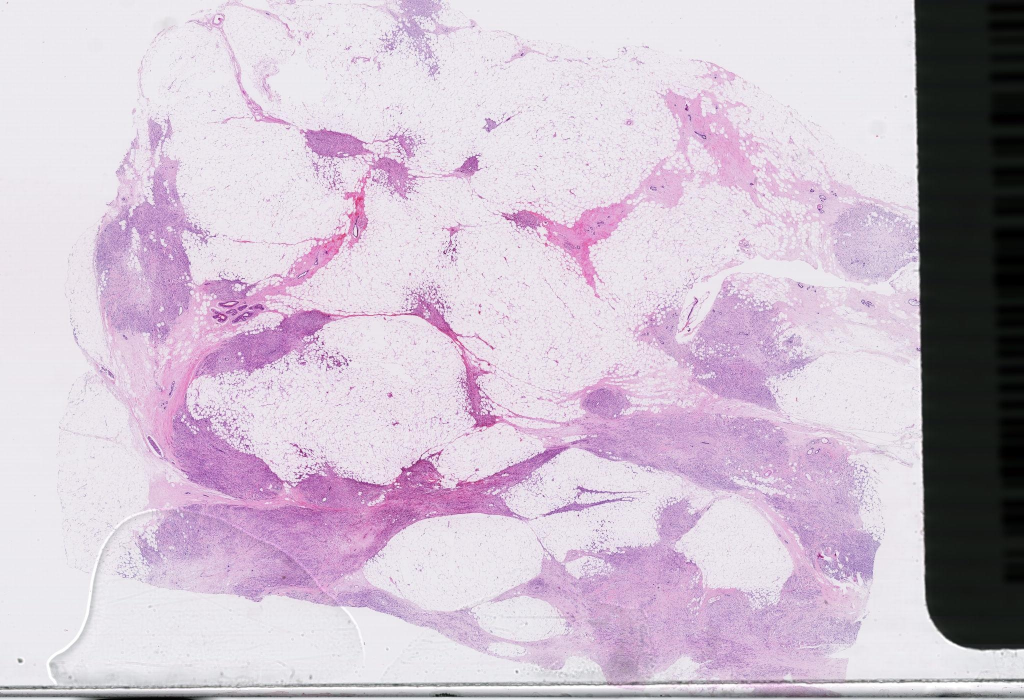
#> input picture HE_Data/TA_Train_data/1.jpg, 2048 x 1400 px, found by its file name (shown at 1/2 size); its folder holds 4 pictures in this run
$ python transatac_data_npy.py
#> lines starting #> are read from the running program, lines starting #| are printed output that depends on the picture; pictures that were not available may be replaced by others from this repository, and a replacement may not be noted
# -*- coding: utf-8 -*-
"""
Created on Wed May 23 07:16:11 2018

@author: priya.narayanan@icr.ac.uk
"""
##### Data preparation to be fed to the network #########
##### De-identify image names with the numerals #########

import os
import numpy as np
import glob
from skimage.io import imsave, imread
from skimage import io
import cv2


data_path = 'HE_Data\\'#folder name containing unet_traindata


image_rows = 512
image_cols = 512

def create_train_data():
    train_data_path = os.path.join(data_path, 'TA_Train_data')
    images = os.listdir(train_data_path)
    print (len(images))
    total = int(len(images) / 2)
    print (total)
    imgs = np.ndarray((total, image_rows, image_cols,3))
    imgs_mask = np.ndarray((total, image_rows, image_cols,1))

    i = 0
    print('-'*30)
    print('Creating training images...')
    print('-'*30)
    for image_name in images:
        if 'mask' in image_name:
            continue
        image_mask_name = image_name.split('.')[0] + '_mask.jpg'
        print("path=",os.path.join(train_data_path, image_name))
        img = cv2.imread(os.path.join(train_data_path, image_name))
#> img is the input picture: shape (1400, 2048, 3); mean B, G, R 206, 190.7, 204.8


        img = cv2.resize(img,(int( 512),int(512)), interpolation = cv2.INTER_CUBIC)
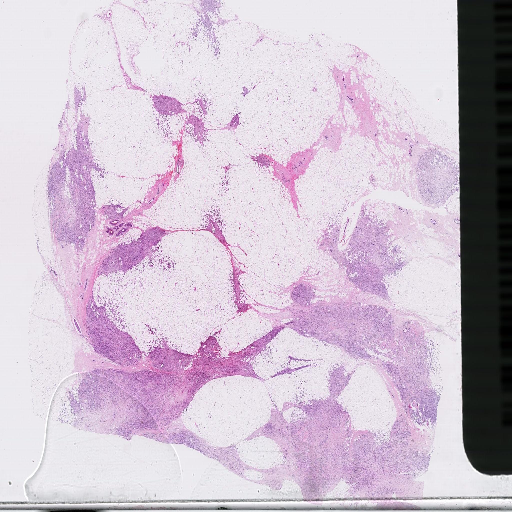
#> img: shape (512, 512, 3); mean B, G, R 206, 190.7, 204.8
        #print(img.shape)


        img_mask1 = cv2.imread(os.path.join(train_data_path, image_mask_name),0)
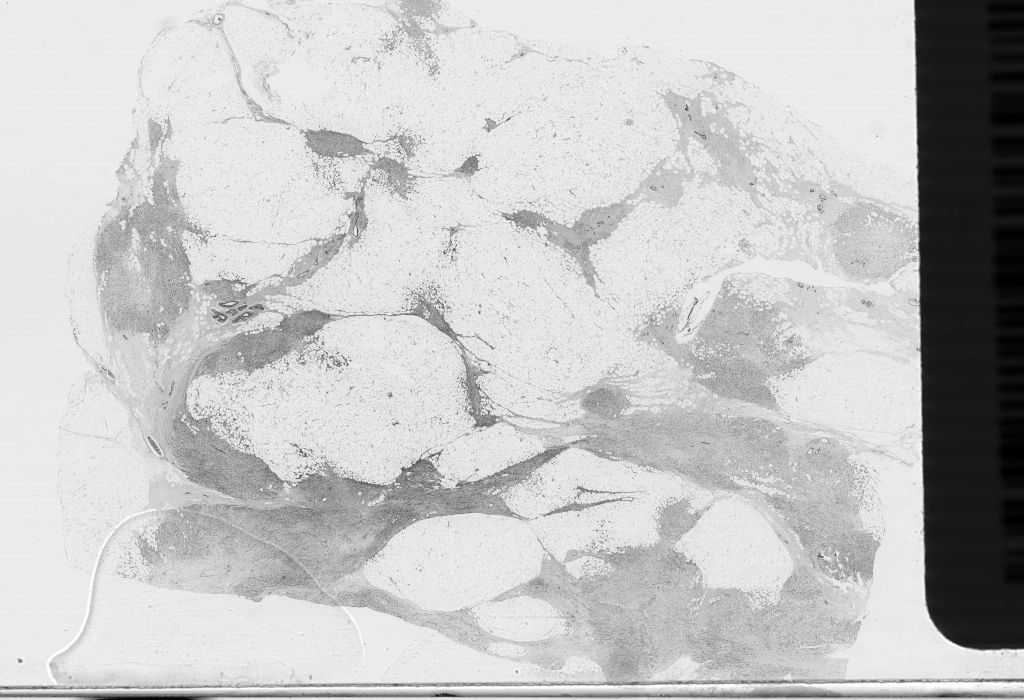
#> img_mask1: shape (1400, 2048) (shown at 1/2 size); min 0, max 255, mean 196.6
        img_mask1  = cv2.resize(img_mask1 ,(int( 512),int(512)), interpolation = cv2.INTER_CUBIC)
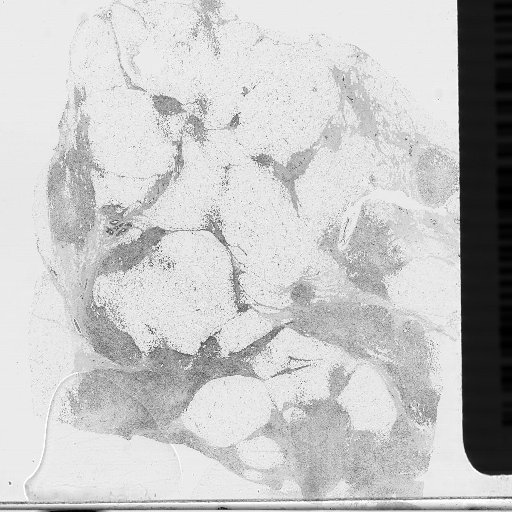
#> img_mask1: shape (512, 512); min 0, max 255, mean 196.6
        #print(img_mask1.shape)
        img_mask1 = np.expand_dims(img_mask1,axis=-1)


        img = np.array([img])
        img_mask = np.array([img_mask1])

        imgs[i] = img
        imgs_mask[i] = img_mask


        if i % 100 == 0:
            print('Done: {0}/{1} images'.format(i, total))
        i += 1
#> pass 2 of the loop in create_train_data, `for image_name in images:`:
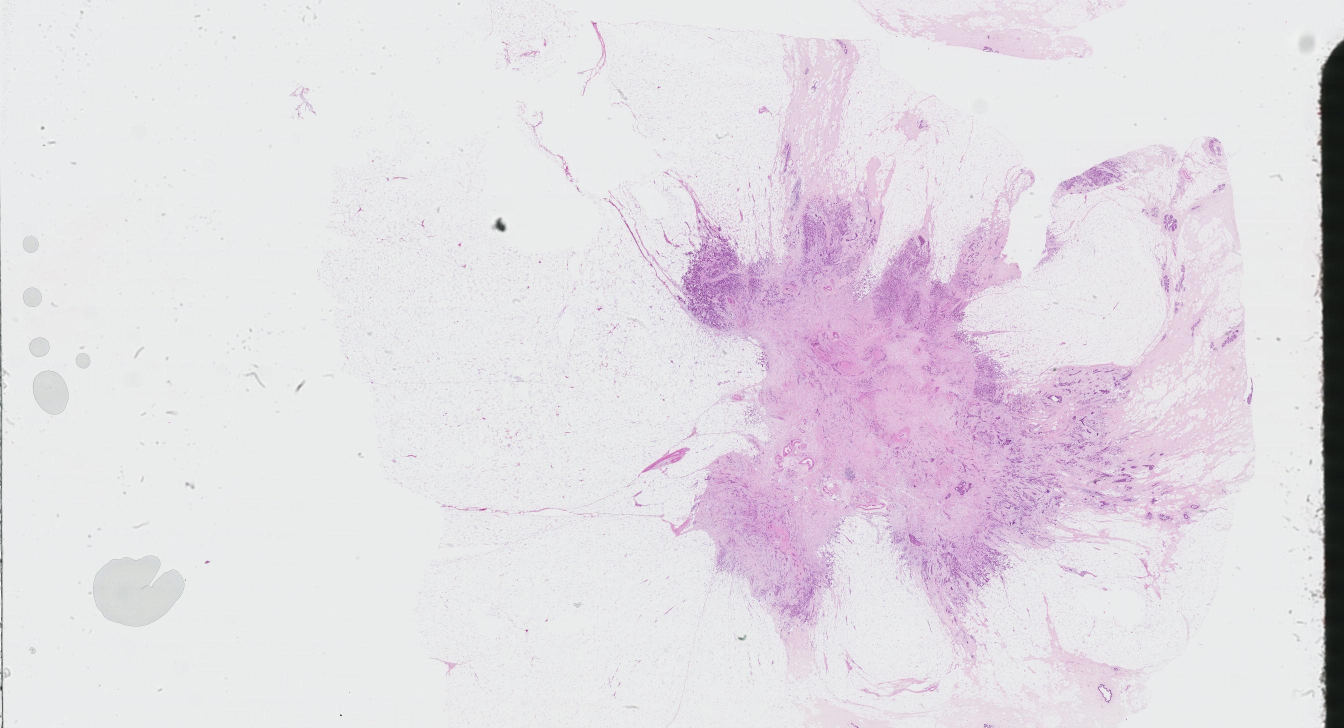
#> input picture HE_Data/TA_Train_data/10.jpg, 2688 x 1456 px, found by its file name (shown at 1/2 size)
#> in create_train_data, img is the input picture: shape (1456, 2688, 3); mean B, G, R 227.7, 221.2, 226.6
#> in create_train_data, `img = cv2.resize(img,(int( 512),int(512)), interpolation = cv2.INTER_C..`:
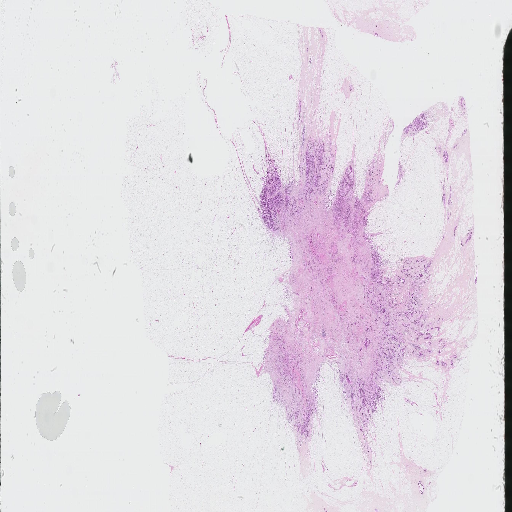
#> img: shape (512, 512, 3); mean B, G, R 227.7, 221.2, 226.5
#> in create_train_data, `img_mask1  = cv2.resize(img_mask1 ,(int( 512),int(512)), interpolation..`:
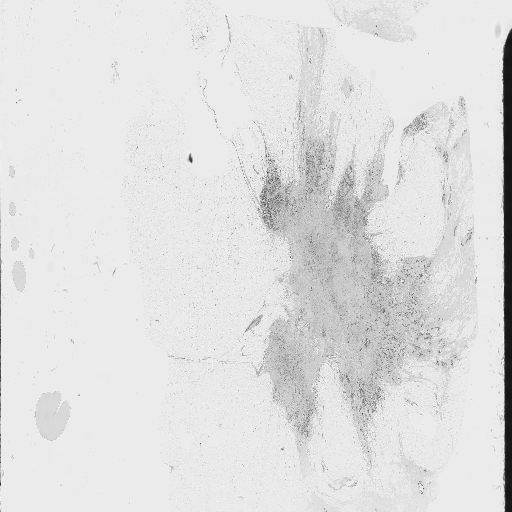
#> img_mask1: shape (512, 512); min 20, max 255, mean 223.4
#> pass 3 of the loop in create_train_data, `for image_name in images:`:
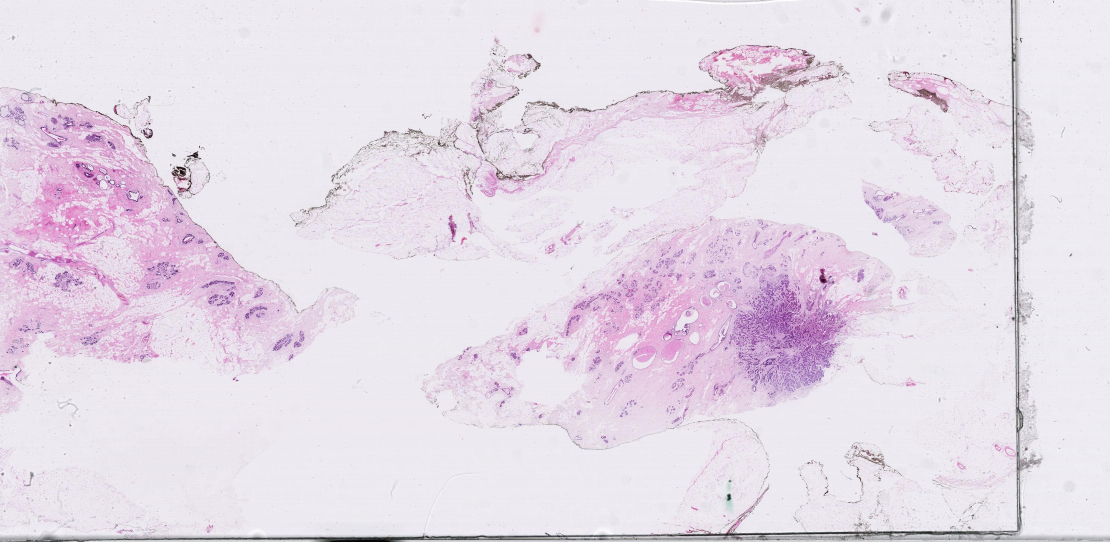
#> input picture HE_Data/TA_Train_data/11.jpg, 3328 x 1624 px, found by its file name (shown at 1/3 size)
#> in create_train_data, img is the input picture: shape (1624, 3328, 3); mean B, G, R 231.9, 220.1, 229.7
#> in create_train_data, `img = cv2.resize(img,(int( 512),int(512)), interpolation = cv2.INTER_C..`:
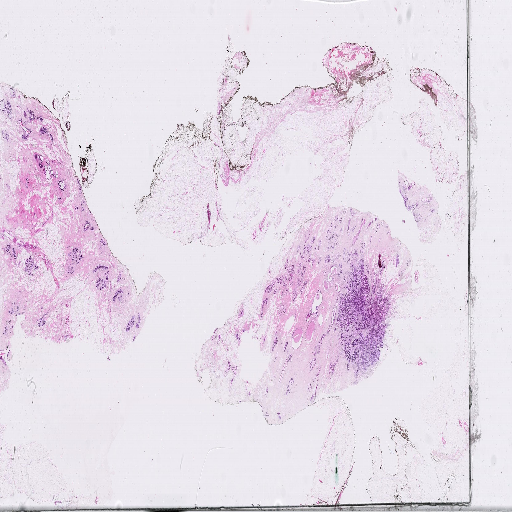
#> img: shape (512, 512, 3); mean B, G, R 231.9, 220.1, 229.6
    print('Loading done.')
    print(imgs[10].shape)
    print(imgs_mask[10].shape)
    #io.imshow(imgs_mask[10])

    np.save('he_imgs_train.npy', imgs)
    np.save('he_imgs_mask_train.npy', imgs_mask)
    print('Saving to .npy files done.')

def load_train_data():
    imgs_train = np.load('he_imgs_train.npy')
    imgs_mask_train = np.load('he_imgs_mask_train.npy')
    return imgs_train.shape, imgs_mask_train.shape


if __name__ == '__main__':
#> (the run stopped early here; a loop or call above may not have finished)
